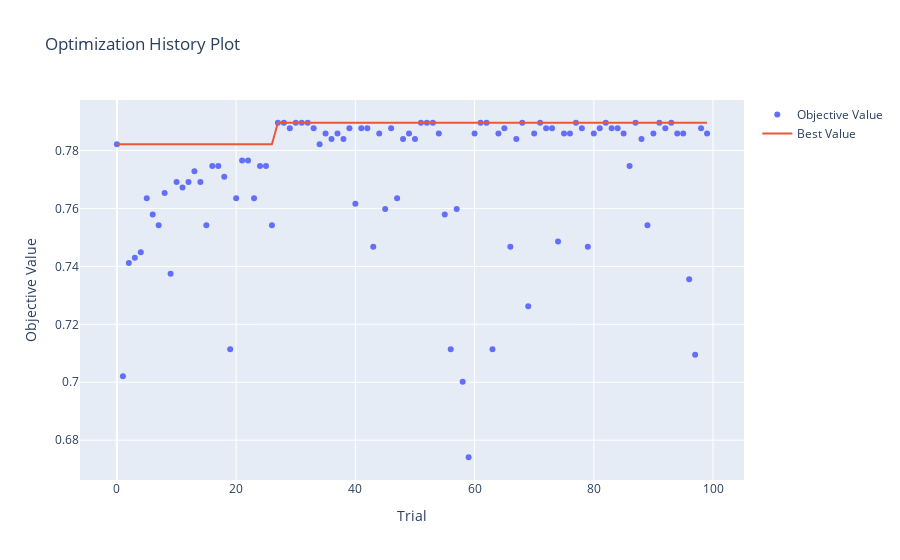

The cell this chart's notebook holds for it:
### Code cell
# 1. Optimization History
plot_optimization_history(study).show()
